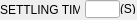
   <widget class="caFrame" name="caFrame_4">
    <property name="geometry">
     <rect>
      <x>203</x>
      <y>253</y>
      <width>137</width>
      <height>20</height>
     </rect>
    </property>
    <widget class="caLabel" name="caLabel_42">
     <property name="geometry">
      <rect>
       <x>0</x>
       <y>5</y>
       <width>80</width>
       <height>10</height>
      </rect>
     </property>
     <property name="frameShape">
      <enum>QFrame::NoFrame</enum>
     </property>
     <property name="text">
      <string>SETTLING TIME</string>
     </property>
     <property name="alignment">
      <set>Qt::AlignAbsolute|Qt::AlignLeading|Qt::AlignLeft|Qt::AlignVCenter</set>
     </property>
     <property name="fontScaleMode">
      <enum>ESimpleLabel::Height</enum>
     </property>
     <property name="foreground">
      <color>
       <red>0</red>
       <green>0</green>
       <blue>0</blue>
      </color>
     </property>
     <property name="background">
      <color alpha="0">
       <red>0</red>
       <green>0</green>
       <blue>0</blue>
      </color>
     </property>
    </widget>
    <widget class="caFrame" name="caFrame_5">
     <property name="geometry">
      <rect>
       <x>85</x>
       <y>0</y>
       <width>52</width>
       <height>20</height>
      </rect>
     </property>
     <widget class="caTextEntry" name="caTextEntry_17">
      <property name="geometry">
       <rect>
        <x>0</x>
        <y>0</y>
        <width>35</width>
        <height>18</height>
       </rect>
      </property>
      <property name="channel" stdset="0">
       <string>$(P)$(S).DDLY</string>
      </property>
      <property name="foreground">
       <color>
        <red>0</red>
        <green>0</green>
        <blue>0</blue>
       </color>
      </property>
      <property name="background">
       <color>
        <red>115</red>
        <green>223</green>
        <blue>255</blue>
       </color>
      </property>
      <property name="colorMode">
       <enum>caLineEdit::Static</enum>
      </property>
      <property name="precisionMode">
       <enum>caLineEdit::Channel</enum>
      </property>
      <property name="limitsMode">
       <enum>caLineEdit::Channel</enum>
      </property>
      <property name="maxValue">
       <double>1.000000000000000</double>
      </property>
      <property name="minValue">
       <double>0.000000000000000</double>
      </property>
      <property name="fontScaleMode">
       <enum>caLineEdit::Height</enum>
      </property>
      <property name="formatType">
       <enum>caLineEdit::decimal</enum>
      </property>
     </widget>
     <widget class="caLabel" name="caLabel_43">
      <property name="geometry">
       <rect>
        <x>35</x>
        <y>4</y>
        <width>15</width>
        <height>10</height>
       </rect>
      </property>
      <property name="frameShape">
       <enum>QFrame::NoFrame</enum>
      </property>
      <property name="text">
       <string>(S)</string>
      </property>
      <property name="alignment">
       <set>Qt::AlignAbsolute|Qt::AlignLeading|Qt::AlignLeft|Qt::AlignVCenter</set>
      </property>
      <property name="fontScaleMode">
       <enum>ESimpleLabel::Height</enum>
      </property>
      <property name="foreground">
       <color>
        <red>0</red>
        <green>0</green>
        <blue>0</blue>
       </color>
      </property>
      <property name="background">
       <color alpha="0">
        <red>0</red>
        <green>0</green>
        <blue>0</blue>
       </color>
      </property>
     </widget>
    </widget>
   </widget>
